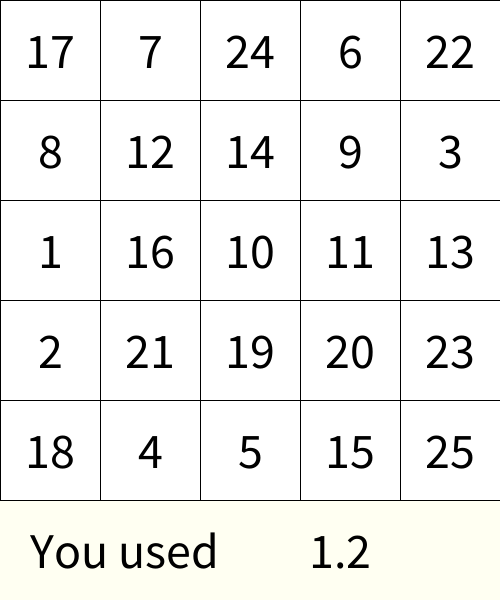
Frame 1 (no input)
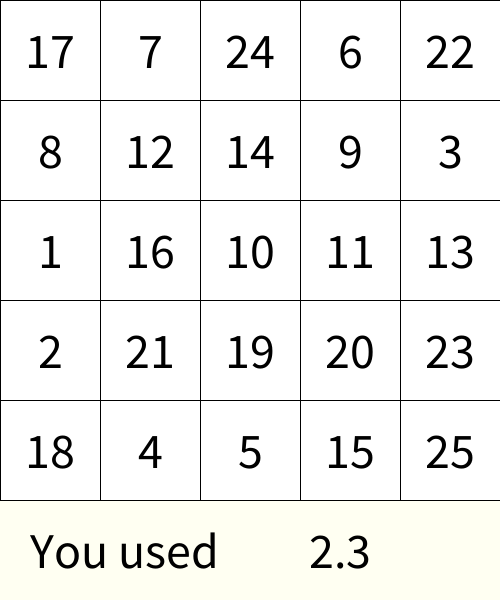
Frame 60 (the mouse pressed at the canvas centre just before this capture)
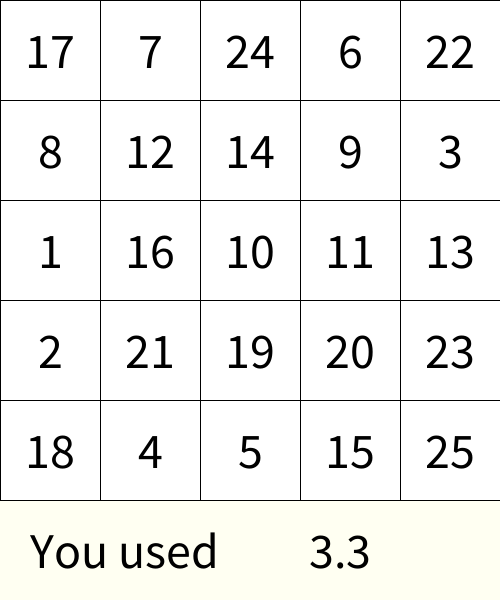
Frame 120 (the mouse held since frame 60 and released just before this capture)

The Processing sketch that drew these frames (run headless with seeded random() and noise(); from frame 60 on, the mouse is pressed at the canvas centre):

// Processing sketch: week06_8_schulte_table08_timer_mills_sec
// ── week06_8_schulte_table08_timer_mills_sec.pde
//week06_8_schulte_table08_timer_mills_sec
int [] used = new int[26];
int [][] table = new int[5][5];
void setup() {
  size(500, 600);
  textSize(50);
  textAlign(CENTER, CENTER);
  for (int i=0; i<5; i++) {
    for (int j=0; j<5; j++) {
      int now = int(random(1, 26));
      while (used[now]==1) now = int(random(1, 26));
      table[i][j] = now;
      used[now] = 1;
    }
  }
}
int [][] pressed = new int[5][5];
void draw() {
  background(#FFFFF2);
  for (int i=0; i<5; i++) {
    for (int j=0; j<5; j++) {
      if (pressed[i][j]==1) fill(128);
      else fill(255);
      rect(j*100, i*100, 100, 100);
      fill(0);
      text(""+table[i][j], 50+j*100, 50+i*100);
    }
  }
  text("You used         "+millis()/1000+"."+millis()/100%10,200,550);
}
int want = 1;
void mousePressed() {
  int i = mouseY/100, j = mouseX/100;
  if(table[i][j] == want){
  pressed[i][j] = 1;
  want++;
  }
}
